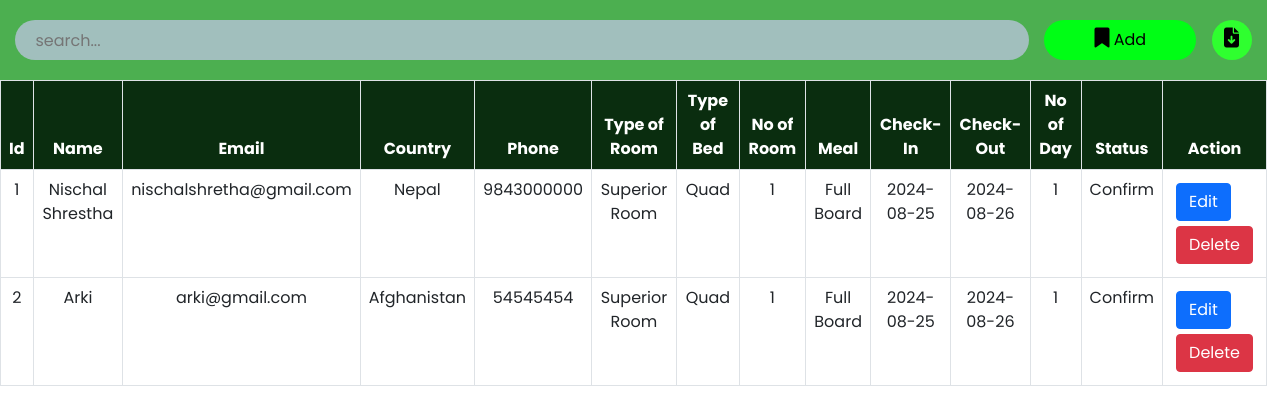
The page /admin/roombook.php on the database its author committed.
### tables this page shows
CREATE TABLE `roombook` (
  `id` int(10) NOT NULL,
  `Name` varchar(50) NOT NULL,
  `Email` varchar(50) NOT NULL,
  `Country` varchar(30) NOT NULL,
  `Phone` varchar(30) NOT NULL,
  `RoomType` varchar(30) NOT NULL,
  `Bed` varchar(30) NOT NULL,
  `Meal` varchar(30) NOT NULL,
  `NoofRoom` varchar(30) NOT NULL,
  `cin` date NOT NULL,
  `cout` date NOT NULL,
  `nodays` int(50) NOT NULL,
  `stat` varchar(30) NOT NULL
);

### admin/roombook.php (the view, shortened to what this page needs)
<?php
include '../config.php';
?>
<!DOCTYPE html>
<html lang="en">
<head>
    <link href="https://cdn.jsdelivr.net/npm/bootstrap@5.0.2/dist/css/bootstrap.min.css" rel="stylesheet">
    <link rel="stylesheet" href="https://cdnjs.cloudflare.com/ajax/libs/font-awesome/6.2.0/css/all.min.css" />
    <link rel="stylesheet" href="./css/roombook.css">
</head>
<body>
    <div class="searchsection">
        <input type="text" name="search_bar" id="search_bar" placeholder="search..." onkeyup="searchFun()">
        <button class="adduser" id="adduser" onclick="adduseropen()"><i class="fa-solid fa-bookmark"></i> Add</button>
        <form action="./exportdata.php" method="post">
            <button class="exportexcel" id="exportexcel" name="exportexcel" type="submit"><i class="fa-solid fa-file-arrow-down"></i></button>
        </form>
    </div>
    <div class="roombooktable" class="table-responsive-xl">
        <?php
            $roombooktablesql = "SELECT * FROM roombook";
            $roombookresult = mysqli_query($conn, $roombooktablesql);
        ?>
        <table class="table table-bordered" id="table-data">
            <thead>
                <tr>
                    <th scope="col">Id</th>
                    <th scope="col">Name</th>
                    <th scope="col">Email</th>
                    <th scope="col">Country</th>
                    <th scope="col">Phone</th>
                    <th scope="col">Type of Room</th>
                    <th scope="col">Type of Bed</th>
                    <th scope="col">No of Room</th>
                    <th scope="col">Meal</th>
                    <th scope="col">Check-In</th>
                    <th scope="col">Check-Out</th>
                    <th scope="col">No of Day</th>
                    <th scope="col">Status</th>
                    <th scope="col" class="action">Action</th>
                </tr>
            </thead>
            <tbody>
            <?php
            while ($res = mysqli_fetch_array($roombookresult)) {
            ?>
                <tr>
                    <td><?php echo $res['id'] ?></td>
                    <td><?php echo $res['Name'] ?></td>
                    <td><?php echo $res['Email'] ?></td>
                    <td><?php echo $res['Country'] ?></td>
                    <td><?php echo $res['Phone'] ?></td>
                    <td><?php echo $res['RoomType'] ?></td>
                    <td><?php echo $res['Bed'] ?></td>
                    <td><?php echo $res['NoofRoom'] ?></td>
                    <td><?php echo $res['Meal'] ?></td>
                    <td><?php echo $res['cin'] ?></td>
                    <td><?php echo $res['cout'] ?></td>
                    <td><?php echo $res['nodays'] ?></td>
                    <td><?php echo $res['stat'] ?></td>
                    <td class="action">
                        <a href="roombookedit.php?id=<?php echo $res['id'] ?>"><button class="btn btn-primary">Edit</button></a>
                        <a href="roombookdelete.php?id=<?php echo $res['id'] ?>"><button class='btn btn-danger'>Delete</button></a>
                    </td>
                </tr>
            <?php
            }
            ?>
            </tbody>
        </table>
    </div>
</body>
</html>

### admin/css/roombook.css (style rules this page uses)
:root { --bg-text-shadow: 0 2px 4px rgb(13 0 77 / 8%), 0 3px 6px rgb(13 0 77 / 8%), 0 8px 16px rgb(13 0 77 / 8%); --bg-box-shadow: 0px 0px 20px 6px rgba(26, 30, 164, 0.31); }
body { background-color: #ffff; }
* { margin: 0; padding: 0; font-family: 'Poppins', sans-serif; }
i { font-size: 20px; }
.searchsection { height: 80px; width: 100%; display: flex; justify-content: space-evenly; align-items: center; background-color: #4caf50; position: fixed; z-index: 500; }
#search_bar { height: 40px; width: 80%; border: none; background-color: rgba(195, 198, 233, 0.714); padding-left: 20px; border-radius: 30px; }
#adduser { height: 40px; background-color: rgb(0, 254, 21); border: none; border-radius: 30px; padding: 0 50px; }
.exportexcel { height: 40px; width: 40px; background-color: rgb(47, 255, 47); border: none; border-radius: 50%; }
a { color: black; }
.roombooktable { position: absolute; color: #0a0d2d; margin-top: 80px; width: 100%; height: 100vh; padding-bottom: 900px; }
.roombooktable thead { background-color: #0a2d0f; color:white; text-align: center; }
.roombooktable tbody { text-align: center; }
.action a { text-decoration: none; }
.action button { display: flex; flex-wrap: wrap; margin: 5px; }

### rows shown on the page
roombook: id "1", Name "Nischal Shrestha", Email "nischalshretha@gmail.com", Country "Nepal", Phone "9843000000", RoomType "Superior Room", Bed "Quad", NoofRoom "1", Meal "Full Board", cin "2024-08-25", cout "2024-08-26", nodays "1", stat "Confirm"
roombook: id "2", Name "Arki", Email "arki@gmail.com", Country "Afghanistan", Phone "54545454", RoomType "Superior Room", Bed "Quad", NoofRoom "1", Meal "Full Board", cin "2024-08-25", cout "2024-08-26", nodays "1", stat "Confirm"
